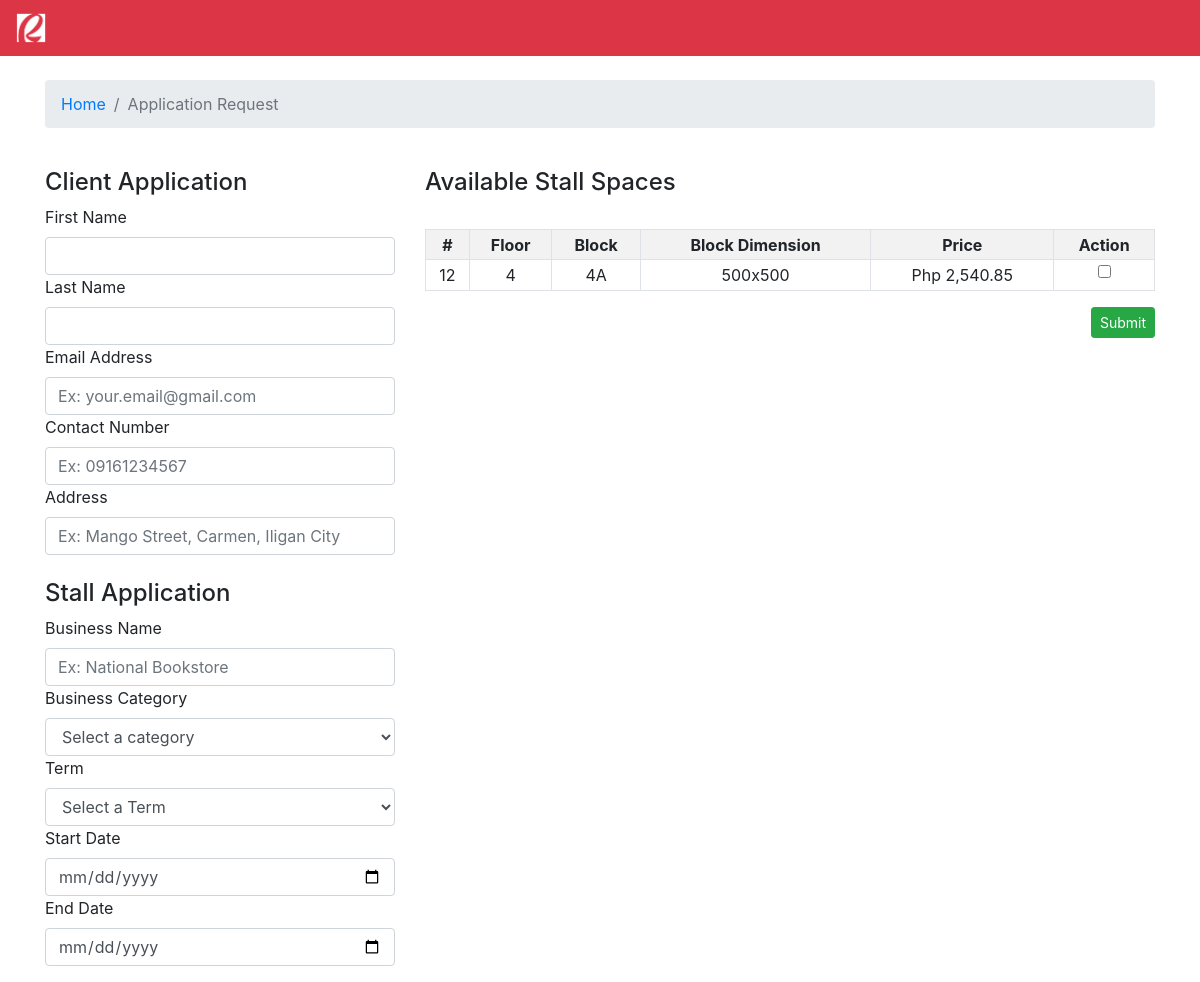
Before: /application-request.php with the older database file.
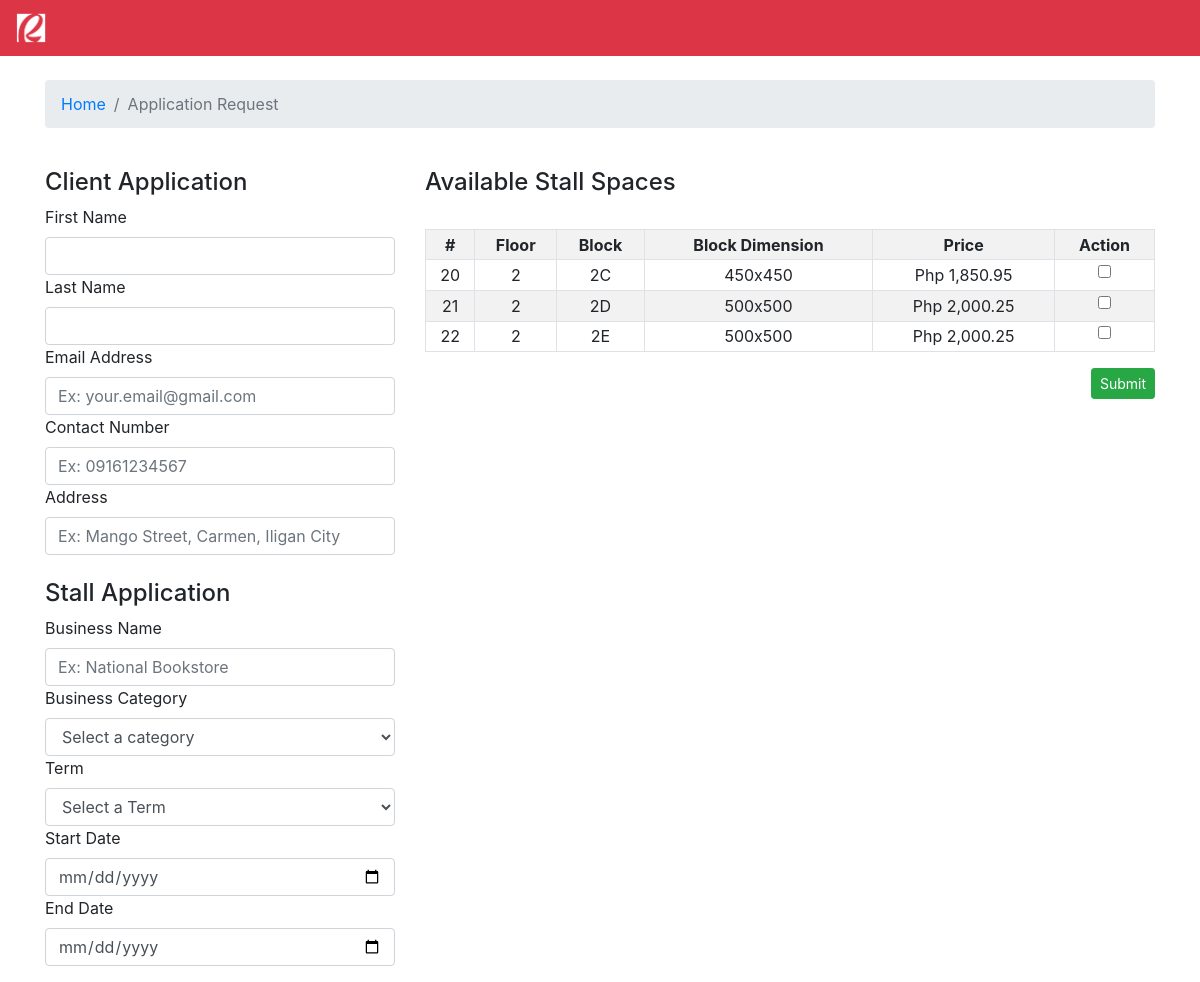
After: the same page with the newer database file.
### tables this page shows
CREATE TABLE `stalls` (
  `stall_id` int(11) NOT NULL,
  `floor_no` varchar(1) NOT NULL,
  `block_no` varchar(20) NOT NULL,
  `block_dimension` varchar(11) NOT NULL,
  `stall_price` double NOT NULL,
  `price_date_effectivity` datetime DEFAULT NULL
);

### application-request.php (the view, shortened to what this page needs)
<?php include_once "api/config.php"; ?>
<html>
<head>
    <link rel="stylesheet" href="bootstrap-4.2.1-dist/css/bootstrap.min.css">
    <nav class="navbar navbar-expand-lg navbar-dark bg-danger">
        <a class="navbar-brand" href="index.php">
            <img src="img/rob.png" width="30" height="30" alt="">
        </a>
    </nav>
</head>
<body>
    <div class="container">
    <br>
        <nav aria-label="breadcrumb">
            <ol class="breadcrumb">
                <li class="breadcrumb-item"><a href="index.php">Home</a></li>
                <li class="breadcrumb-item active" aria-current="page">Application Request</li>
            </ol>
        </nav>
        <form action="api/create-application-request.php" method="POST">
            <div class="row">
                <div class="col-md-4">
                    <br />
                    <h4>Client Application</h4>
                    <label>First Name</label>
                    <input type="text" name="fname" class="form-control" required>
                    <label>Last Name</label>
                    <input type="text" name="lname" class="form-control" required>
                    <label>Email Address</label>
                    <input type="email" name="email" placeholder="Ex: your.email@gmail.com" class="form-control" required>
                    <label>Contact Number</label>
                    <input type="text" name="contact" placeholder="Ex: 09161234567" class="form-control" required>
                    <label>Address</label>
                    <input type="text" name="address" placeholder="Ex: Mango Street, Carmen, Iligan City" class="form-control" required>
                    <br />
                    <h4>Stall Application</h4>
                    <label>Business Name</label>
                    <input type="text" name="business_name" placeholder="Ex: National Bookstore" class="form-control" required>
                    <label>Business Category</label>
                    <select type="text" name="category_id" class="form-control" required>
                        <optgroup label="Category">
                        <option disabled selected value>Select a category</option>
                        </optgroup>
                    </select>
                    <label>Term</label>
                    <select type="text" name="applied_term" class="form-control" required>
                        <optgroup label="Terms">
                            <option disabled selected value>Select a Term</option>
                        </optgroup>
                    </select>
                    <label>Start Date</label>
                    <input type="date" class="form-control" name="start_date" required>
                    <label>End Date</label>
                    <input type="date" class="form-control" name="end_date" required>
                </div>
                <div class="col-md-8">
                    <br />
                    <h4>Available Stall Spaces</h4>
                    <br>
                    <table class="table table-striped table-bordered table-sm table-hover">
                        <tr align="center">
                            <th>#</th>
                            <th>Floor</th>
                            <th>Block</th>
                            <th>Block Dimension</th>
                            <th>Price</th>
                            <th>Action</th>
                        </tr>
                        <?php
                        $sql_stalls = "SELECT s.floor_no AS 'floor_no', s.block_no AS 'block_no',
                        s.block_dimension AS 'block_dimension', s.stall_price AS 'stall_price',
                        s.stall_id AS 'stall_id'
                        FROM occupied_stalls os
                        INNER JOIN stalls s ON os.stall_id = s.stall_id
                        WHERE contract_id IS NULL";
                        $result_stalls = mysqli_query($link, $sql_stalls);
                        if (mysqli_num_rows($result_stalls) > 0) {
                            while($row_stalls = mysqli_fetch_assoc($result_stalls)) {
                                echo "<tr align='center'>";
                                    echo "<td>" . $row_stalls['stall_id'] . "</td>";
                                    echo "<td>" . $row_stalls['floor_no'] . "</td>";
                                    echo "<td>" . $row_stalls['block_no'] . "</td>";
                                    echo "<td>" . $row_stalls['block_dimension'] . "</td>";
                                    echo "<td>Php " . number_format($row_stalls['stall_price'],2) . "</td>";
                                    echo "<td><input type='checkbox' name='stall_id[]' value=".$row_stalls['stall_id']."></td>";
                                echo "</tr>";
                            }
                        }else{
                            echo '<tr>';
                                echo '<td colspan="6" style="font-style: italic;" align="center">There are no available Stall Spaces at the moment.</td>';
                            echo '</tr>';
                        }
                        ?>
                    </table>
                    <?php
                        $sql_stalls = "SELECT s.floor_no AS 'floor_no', s.block_no AS 'block_no',
                        s.block_dimension AS 'block_dimension', s.stall_price AS 'stall_price',
                        s.stall_id AS 'stall_id'
                        FROM occupied_stalls os
                        INNER JOIN stalls s ON os.stall_id = s.stall_id
                        WHERE contract_id IS NULL";
                        $result_stalls = mysqli_query($link, $sql_stalls);
                        if (mysqli_num_rows($result_stalls) > 0) {
                            echo '<input type="submit" value="Submit" class="btn btn-success btn-sm float-right"><br />';
                        }else{
                            echo '<a href="#" class="btn btn-danger btn-sm disabled float-right">Submit</a><br />';
                        }
                        ?>
                </div>
            </div>
        </form>
    </div>
</body>
</html>

Changed rows visible on the page:
removed stalls: stall_id "12", floor_no "4", block_no "4A", block_dimension "500x500", stall_price "2,540.85"
added stalls: stall_id "20", floor_no "2", block_no "2C", block_dimension "450x450", stall_price "1,850.95"
added stalls: stall_id "21", floor_no "2", block_no "2D", block_dimension "500x500", stall_price "2,000.25"
added stalls: stall_id "22", floor_no "2", block_no "2E", block_dimension "500x500", stall_price "2,000.25"
